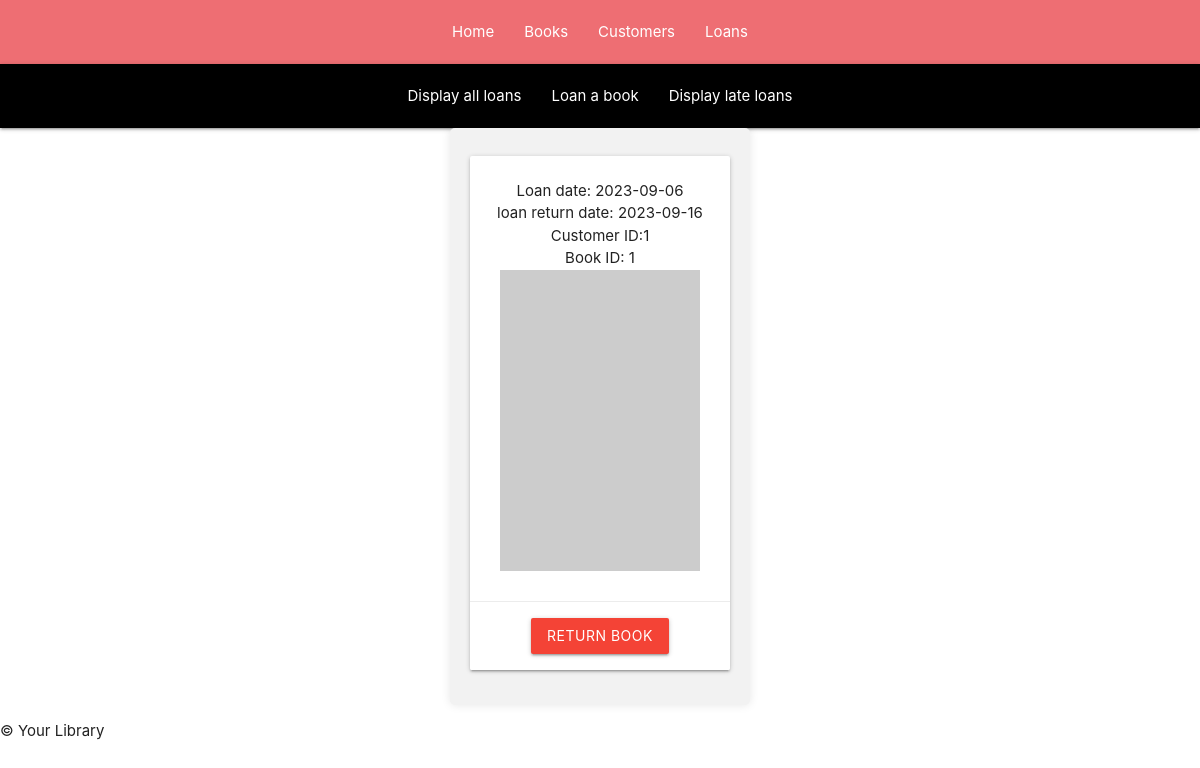
The app's page /loans, older data.
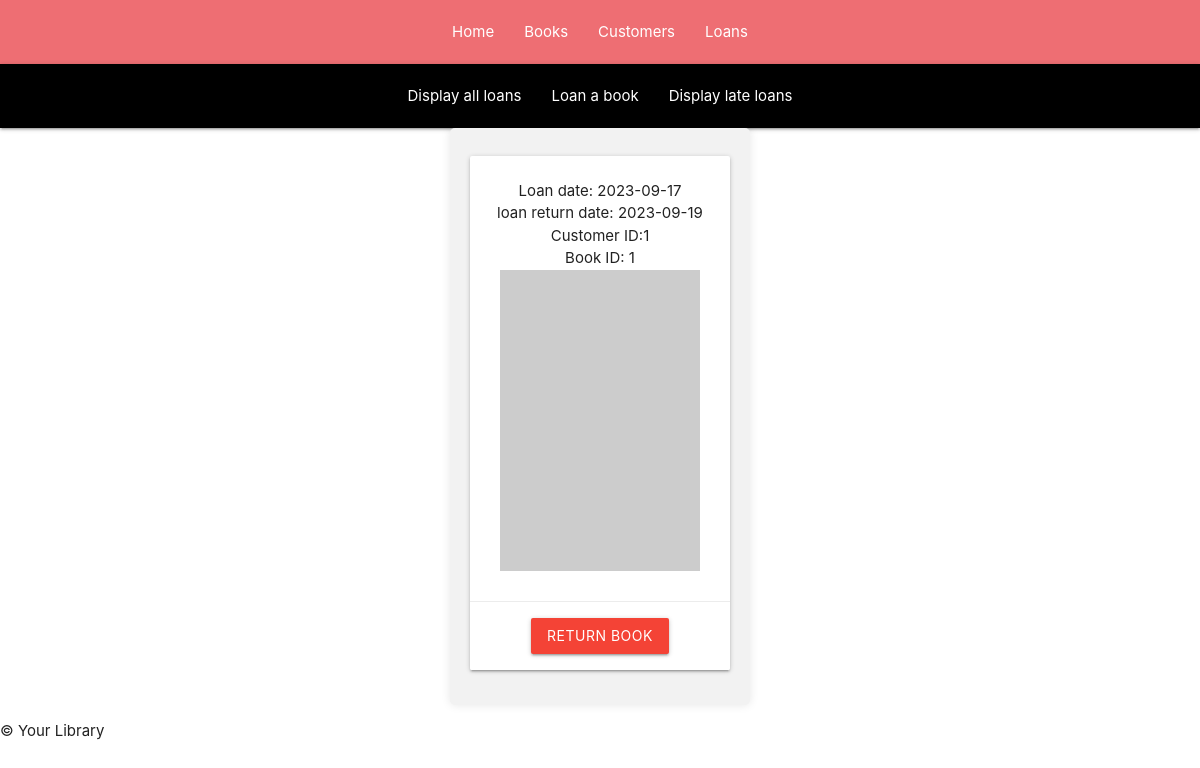
The same page, newer data.
### tables this page shows
CREATE TABLE loans(
                id INTEGER PRIMARY KEY,
                LoanDate TEXT,
                ReturnDate TEXT,
                CustID INTEGER,
                BookID INTEGER,
                FOREIGN KEY (CustID) REFERENCES customers(id),
                FOREIGN KEY (BookID) REFERENCES books(id)
            );

### app.py (the view)
@app.route('/loans', methods=['GET'])
def displayLoans():
    all_loans = loan_instance.displayAllLoans()
    return render_template("displayloans.html", loans=all_loans)

### tools/loans.py (called while the page is built)
    def displayAllLoans(self):
        self.cur.execute('''SELECT * FROM loans ''')
        all_loans=self.cur.fetchall()
        return all_loans

### templates/displayloans.html (shortened to what this page needs)
{% extends "index.html" %}
{% block content %}
<div>
    <nav class="nav-wrapper" style="background-color: black;">
        <ul id="nav-mobile" class="centered-nav">
        <li><a href="/loans">Display all loans</a></li>
        <li><a href="/loans/addloan">Loan a book</a></li>
        <li><a href="/loans/lateloans">Display late loans</a></li>
        </ul>
    </nav>
    <div class="container">
        {% for loan in loans %}
        <div class="col s2 m2">
            <div class="card">
                <div class="card-content">
                    <p>Loan date: {{ loan[1] }}</p>
                    <p>loan return date: {{ loan[2] }}</p>
                    <p>Customer ID:{{ loan[3] }}</p>
                    <p>Book ID: {{ loan[4] }}</p>
                    <img src="https://picsum.photos/200/30{{loan[0]}}">
                </div>
                <div class="card-action">
                    <form method="POST" action="{{ url_for('removeLoan') }}">
                        <button type="submit" class="btn red">Return Book</button>
                    </form>
                </div>
            </div>
        </div>
        {% endfor %}
    </div>
</div>
{% endblock %}

Row changes from the older to the newer data that the page shows:
removed loans: LoanDate "2023-09-06", ReturnDate "2023-09-16", CustID "1", BookID "1"
added loans: LoanDate "2023-09-17", ReturnDate "2023-09-19", CustID "1", BookID "1"
